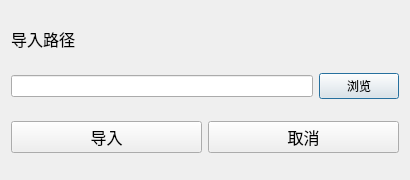
<?xml version="1.0" encoding="UTF-8"?>
<ui version="4.0">
 <class>Load_Dialog</class>
 <widget class="QDialog" name="Load_Dialog">
  <property name="geometry">
   <rect>
    <x>0</x>
    <y>0</y>
    <width>410</width>
    <height>180</height>
   </rect>
  </property>
  <property name="windowTitle">
   <string>Dialog</string>
  </property>
  <layout class="QVBoxLayout" name="verticalLayout">
   <item>
    <widget class="QLabel" name="label">
     <property name="sizePolicy">
      <sizepolicy hsizetype="Preferred" vsizetype="Fixed">
       <horstretch>0</horstretch>
       <verstretch>0</verstretch>
      </sizepolicy>
     </property>
     <property name="font">
      <font>
       <family>Agency FB</family>
       <pointsize>12</pointsize>
      </font>
     </property>
     <property name="text">
      <string>导入路径</string>
     </property>
    </widget>
   </item>
   <item>
    <layout class="QHBoxLayout" name="horizontalLayout_3">
     <item>
      <widget class="QLineEdit" name="ledtPath"/>
     </item>
     <item>
      <widget class="QPushButton" name="btnSearch">
       <property name="text">
        <string>浏览</string>
       </property>
      </widget>
     </item>
    </layout>
   </item>
   <item>
    <layout class="QHBoxLayout" name="horizontalLayout_2">
     <item>
      <widget class="QPushButton" name="btnLoad">
       <property name="font">
        <font>
         <family>Agency FB</family>
         <pointsize>12</pointsize>
        </font>
       </property>
       <property name="text">
        <string>导入</string>
       </property>
      </widget>
     </item>
     <item>
      <widget class="QPushButton" name="btnCancel">
       <property name="font">
        <font>
         <family>Agency FB</family>
         <pointsize>12</pointsize>
        </font>
       </property>
       <property name="text">
        <string>取消</string>
       </property>
      </widget>
     </item>
    </layout>
   </item>
  </layout>
 </widget>
 <resources/>
 <connections/>
</ui>
